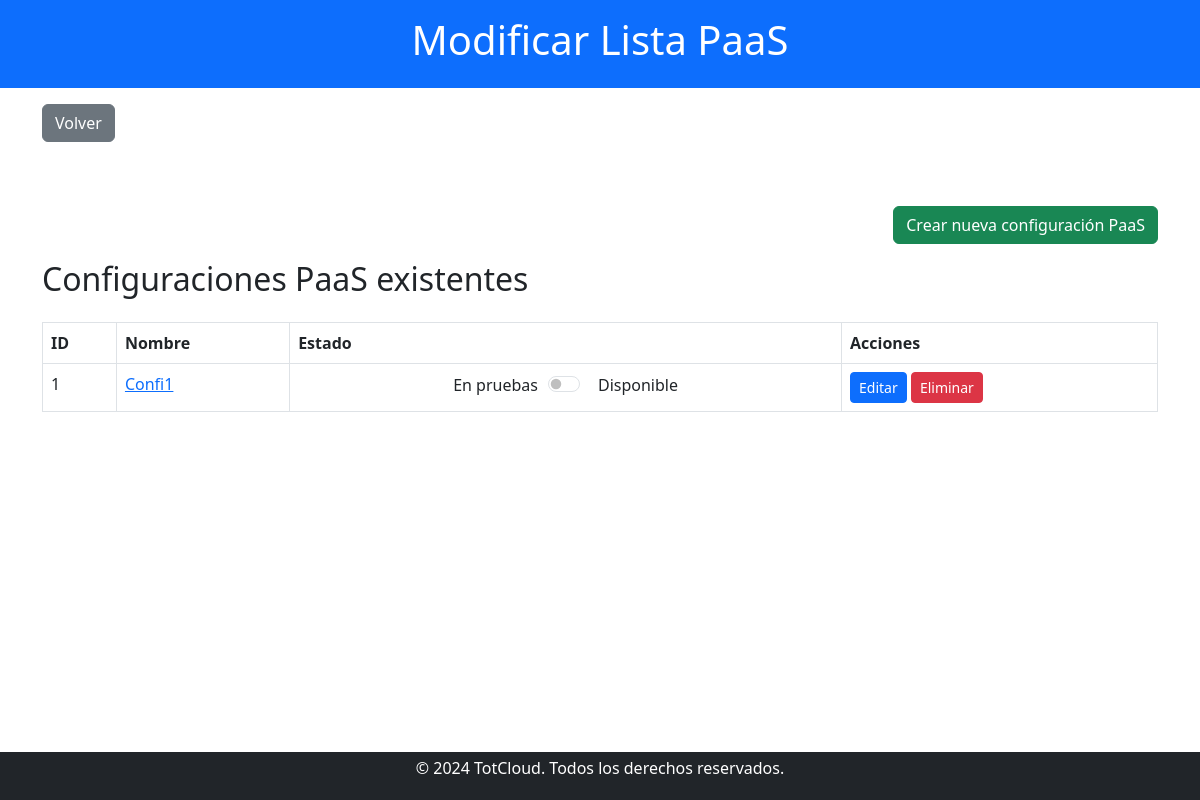
The app's page /trabajador/modificar_lista_paas/modificar_paas.php (signed in), older data.
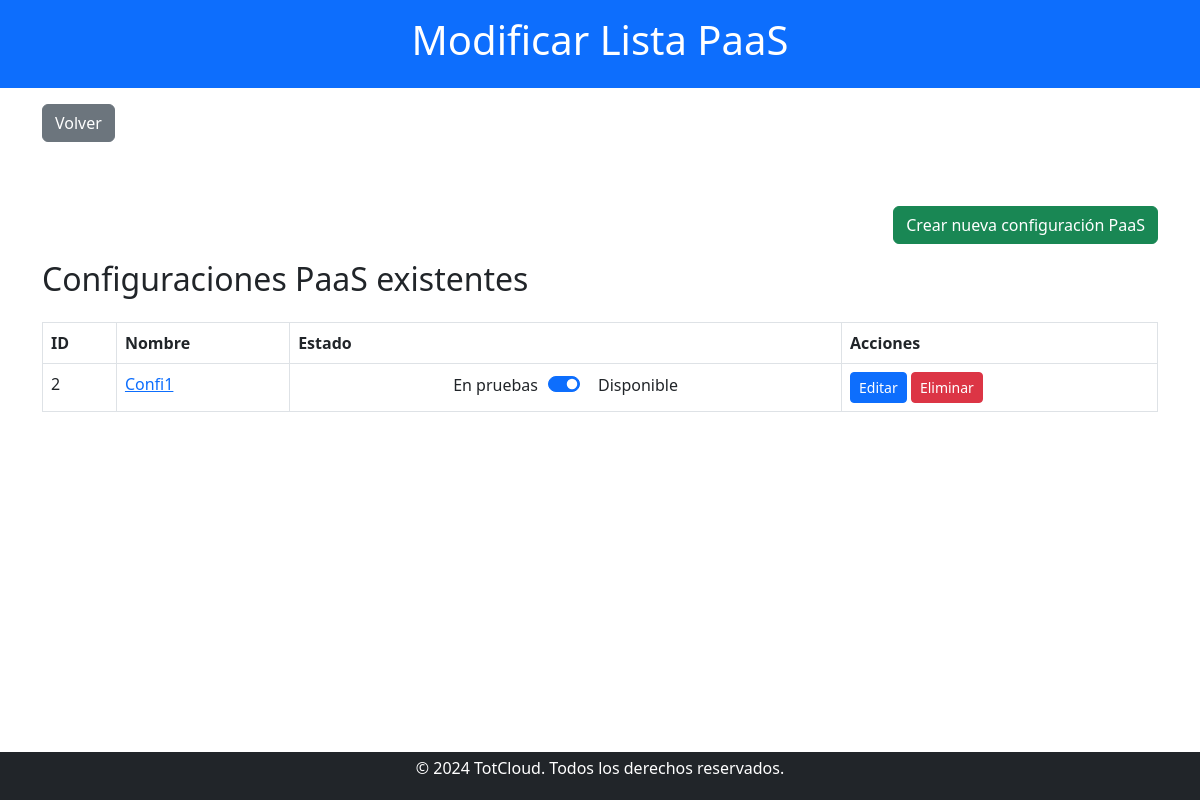
The same page, newer data.
### tables this page shows
CREATE TABLE `paas` (
  `idPaaS` int(11) NOT NULL,
  `Nombre` varchar(100) NOT NULL,
  `Estado` varchar(50) NOT NULL,
  `idSO` int(11) DEFAULT NULL
);

### public/trabajador/modificar_lista_paas/modificar_paas.php (the view, shortened to what this page needs)
<?php
include '../../../includes/db_connect.php';
$query = "SELECT * FROM paas";
$result = $conn->query($query);
?>
<!DOCTYPE html>
<html lang="es">
<head>
    <link href="https://cdn.jsdelivr.net/npm/bootstrap@5.3.0/dist/css/bootstrap.min.css" rel="stylesheet">
    <link href="../../css/estilos.css" rel="stylesheet">
</head>
<body>
    <header class="bg-primary text-white text-center py-3">
        <h1>Modificar Lista PaaS</h1>
    </header>
    <div class="container my-3">
        <a href="../trabajador.php" class="btn btn-secondary">Volver</a>
    </div>
    <main class="container my-5">
        <div class="text-end mb-3">
            <a href="crear_paas.php" class="btn btn-success">Crear nueva configuración PaaS</a>
        </div>
        <h2 class="mb-4">Configuraciones PaaS existentes</h2>
        <?php if ($result && $result->num_rows > 0): ?>
            <table class="table table-bordered">
                <thead>
                    <tr>
                        <th>ID</th>
                        <th>Nombre</th>
                        <th>Estado</th>
                        <th>Acciones</th>
                    </tr>
                </thead>
                <tbody>
                    <?php while ($row = $result->fetch_assoc()): ?>
                        <tr>
                            <td><?php echo htmlspecialchars($row['idPaaS']); ?></td>
                            <td>
                                <a href="#" class="text-primary" data-bs-toggle="modal" data-bs-target="#detailsModal"
                                    data-id="<?php echo $row['idPaaS']; ?>"
                                    data-nombre="<?php echo htmlspecialchars($row['Nombre']); ?>"
                                    data-estado="<?php echo htmlspecialchars($row['Estado']); ?>">
                                    <?php echo htmlspecialchars($row['Nombre']); ?>
                                </a>
                            </td>
                            <td>
                                <form method="POST" action="modificar_paas.php" class="slider-container">
                                    <span class="slider-label">En pruebas</span>
                                    <label class="form-check form-switch">
                                        <input
                                            class="form-check-input"
                                            type="checkbox"
                                            name="estado"
                                            value="Disponible"
                                            onchange="this.form.submit()"
                                            <?php echo $row['Estado'] === 'Disponible' ? 'checked' : ''; ?>
                                        >
                                    </label>
                                    <span class="slider-label">Disponible</span>
                                </form>
                            </td>
                            <td>
                                <a href="editar_paas.php?id=<?php echo $row['idPaaS']; ?>" class="btn btn-primary btn-sm">Editar</a>
                                <a href="eliminar_paas.php?id=<?php echo $row['idPaaS']; ?>" class="btn btn-danger btn-sm" onclick="return confirm('¿Estás seguro de eliminar esta configuración PaaS?')">Eliminar</a>
                            </td>
                        </tr>
                    <?php endwhile; ?>
                </tbody>
            </table>
        <?php else: ?>
            <p class="text-center">No hay configuraciones PaaS registradas.</p>
        <?php endif; ?>
    </main>
    <?php include '../../../includes/footer.php'; ?>
</body>
</html>

Row changes from the older to the newer data that the page shows:
removed paas: idPaaS "1", Nombre "Confi1"
added paas: idPaaS "2", Nombre "Confi1", Estado "☑"
